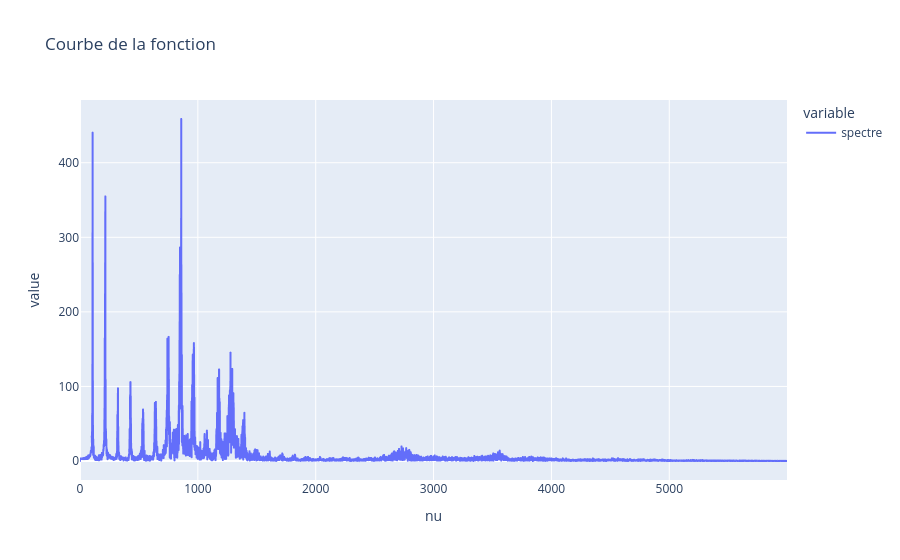

The code cell stored with this chart in its notebook:
### Code cell
nu, S = san.trans_fourier(s_centre, t)

spectre = np.abs(S)

df = pd.DataFrame({"nu": nu, "spectre": spectre})

fig = px.line(
    df, 
    x="nu", 
    y=["spectre"], 
    title="Courbe de la fonction"
)
fig.show()

#plt.plot(nu, spectre)

### Figure 1 — Plotly figure (JSON) as saved in the notebook; plotly's stock layout.template omitted (floating-point values rounded to 4 significant figures; data arrays with more than 128 entries replaced by an {"elided": "..."} marker saying what was removed)
{"data": [{"hovertemplate": "variable=spectre<br>nu=%{x}<br>value=%{y}<extra></extra>", "legendgroup": "spectre", "line": {"color": "#636efa", "dash": "solid"}, "marker": {"symbol": "circle"}, "mode": "lines", "name": "spectre", "showlegend": true, "type": "scattergl", "x": {"elided": "6000 float values"}, "xaxis": "x", "y": {"elided": "6000 float values"}, "yaxis": "y"}], "layout": {"legend": {"title": {"text": "variable"}, "tracegroupgap": 0}, "title": {"text": "Courbe de la fonction"}, "xaxis": {"anchor": "y", "domain": [0, 1], "title": {"text": "nu"}}, "yaxis": {"anchor": "x", "domain": [0, 1], "title": {"text": "value"}}}}
